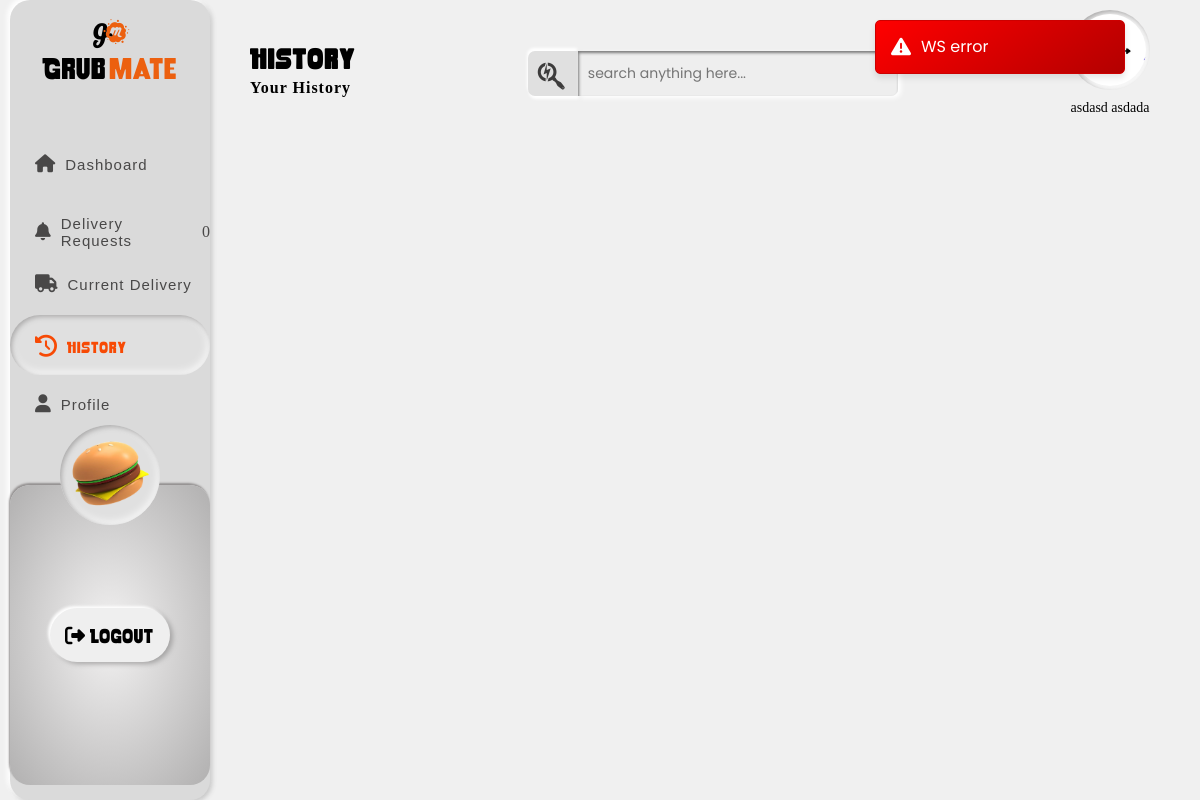
The page /deliveryman-history/ (signed in) on the database its author committed.
### merchant/models.py (models this page shows, shortened)
class Deliveryman(models.Model):
    VEHICLE_CHOICES = [
        ('Scooter', 'Scooter'),
        ('Bike', 'Bike'),
    ]
    ZONE_CHOICES = [
        ('Kathmandu', 'Kathmandu'),
        ('Bhaktapur', 'Bhaktapur'),
        ('Lalitpur', 'Lalitpur'),
    ]
    DUTYTIME_CHOICES = [
        ('day', 'Day (10AM-6PM)'),
        ('night', 'Night (6PM-2AM)'),
    ]
    user = models.OneToOneField(
        User, on_delete=models.CASCADE, related_name='deliveryman_profile', null=True)
    Firstname = models.CharField(max_length=100)
    Lastname = models.CharField(max_length=100)
    Address = models.CharField(max_length=255, null=True)
    Vehicle = models.CharField(
        max_length=20, blank=False, choices=VEHICLE_CHOICES)
    Zone = models.CharField(max_length=20, blank=False, choices=ZONE_CHOICES)
    PanNumber = models.CharField(
        max_length=9,
        validators=[
            RegexValidator(
                regex=r'^\d{9}$', message='Enter a valid 9-digit PAN number')
        ],
        help_text='Enter a 9-digit PAN number issued by IRD Nepal.'
    )
    BillBookScanCopy = models.FileField(upload_to='bill_book_files/')
    DutyTime = models.CharField(
        max_length=10, blank=False, choices=DUTYTIME_CHOICES)
    VehicleNumber = models.CharField(
        null=True,
        max_length=13,
        validators=[vehicle_validator],
        help_text="Enter the vehicle number in capital letters (e.g., BA 2 PA 1234 or 3-01-Pa-1234)."
    )
    DateofBirth = models.DateField()
    UserImage = models.ImageField(upload_to='user_images/')
    created_at = models.DateTimeField(default=timezone.now)
    approved = models.BooleanField(default=False)

### merchant/views.py (the view)
# urls.py: path("deliveryman-history/", views.deliveryman_history,
@login_required
def deliveryman_history(request):
    try:
        profile = Deliveryman.objects.get(user=request.user)
    except Deliveryman.DoesNotExist:
        return redirect('restaurant-dashboard')
    return render(request, "merchant/deliveryman_history.html", {
        'deliveryman': profile,
    })

### merchant/templates/merchant/deliveryman_history.html (shortened to what this page needs)
{% extends "merchant/deliveryman_templates_base.html" %}
{% load static %}
{% block styles %}<link rel="stylesheet" href="{% static 'css/deliveryman_history.css' %}">{% endblock %}
{% block activate_history %}active{% endblock %}
 {% block headcontent %}
        <div id="head-content">
          <h2>History</h2>
          <h4>Your History</h4>
        </div>
      {% endblock %}
{% block mainspace %}
<div id="container-body">
</div>
{% endblock %}

### merchant/templates/merchant/deliveryman_templates_base.html (shortened to what this page needs)
{% load static %}
<!DOCTYPE html>
<html lang="en">
  <head>
    <link rel="stylesheet" href="https://cdnjs.cloudflare.com/ajax/libs/font-awesome/6.5.0/css/all.min.css" />
    <link rel="stylesheet" href="{% static 'css/base_template.css' %}" />
    {% block styles %}
    {% endblock %}
  </head>
  <body>
    <header>
      <a href="#" id="logowrapper-link">
        <div class="logo-container">
          <div id="logo">
            <span><i class="fa-brands fa-glide-g"></i></span>
            <span><i class="fa-brands fa-meetup"></i></span>
          </div>
          <div id="brandname">
            <span>Grub</span><span>mate</span>
          </div>
        </div>
      </a>
      <nav>
        <ul id="navbar">
          <li class="link"
            id="{% block activate_dashboard %}
              dashboard
            {% endblock %}">
            <a href="{% url 'deliveryman-dashboard' %}">
              <span class="nav-icons"><i class="fa-solid fa-house fa-beat"></i></span>
              <h4>Dashboard</h4>
            </a>
          </li>
          <li class="link order"
            id="{% block activate_new_orders %}
              neworders
            {% endblock %}">
            <a href="{% url 'deliveryman-new-orders' %}">
              <span class="nav-icons"><i class="fa-solid fa-bell fa-shake" style="--fa-animation-duration: 4s;"></i></span>
              <h4>Delivery Requests</h4>
              <span class="new-order-count">0</span>
            </a>
          </li>
          <li class="link"
            id="{% block activate_current_orders %}
              currentorders
            {% endblock %}">
            <a href="{% url 'deliveryman-current-orders' %}">
              <span class="nav-icons"><i class="fa-solid fa-truck fa-bounce" style="--fa-animation-duration: 3s;"></i></span>
              <h4>Current Delivery</h4>
            </a>
          </li>
          <li class="link"
            id="{% block activate_history %}{% endblock %}">
            <a href="{% url 'deliveryman-history' %}">
              <span class="nav-icons"><i class="fa-solid fa-clock-rotate-left fa-spin" style="--fa-animation-direction: reverse;"></i></span>
              <h4>History</h4>
            </a>
          </li>
          <li class="link"
            id="{% block activate_profile %}
              profile
            {% endblock %}">
            <a href="{% url 'deliveryman-profile' %}">
              <span class="nav-icons"><i class="fa-solid fa-user fa-fade"></i></span>
              <h4>Profile</h4>
            </a>
          </li>
        </ul>
      </nav>
      <div id="logout-container">
        <div id="circle">
          <img src="{% static 'images/burgerstill.png' %}" alt="burger" height="80" width="80" />
        </div>
        <button type="button" id="logout">
          <span class="logout-icon"><i class="fa-solid fa-right-from-bracket"></i></span>
          <span>Logout</span>
        </button>
      </div>
    </header>
    <div class="container" id="dashboard">
      <div id="container-head">
        {% block headcontent %}
        {% endblock %}
        <div id="search-subcontainer">
          <span><i class="fa-brands fa-searchengin"></i></span>
          <input type="search" name="search" id="search" placeholder="search anything here..." />
        </div>
        <div>
          <div id="pp-container">
            {% if deliveryman.UserImage %}
              <img src="{{ deliveryman.UserImage.url }}" alt="profilepic" height="50" width="50" />
            {% else %}
              <img src="{% static 'images/profilepic.png' %}" alt="default profilepic" height="50" width="50" />
            {% endif %}
          </div>
          <h4 class="delid" id="{{deliveryman.id}}">{{ deliveryman.Firstname }} {{ deliveryman.Lastname }}</h4>
        </div>
      </div>
      <div id="all-wrapper">{% block mainspace %}
      {% endblock %}</div>
    </div>
     <div id="card-container"></div>
  </body>
</html>

### static/css/deliveryman_history.css (style rules this page uses)
#container-body { display: grid; grid-template-columns: 1fr; gap: 20px; padding: 20px; }

### rows shown on the page
Deliveryman: UserImage (picture), Firstname "asdasd", Lastname "asdada"
